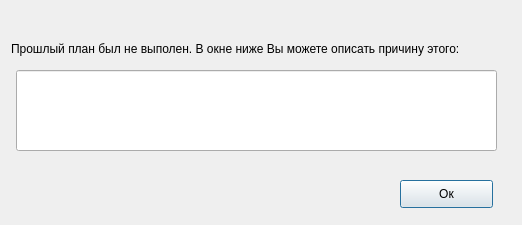
<?xml version="1.0" encoding="UTF-8"?>
<ui version="4.0">
 <class>Dialog</class>
 <widget class="QDialog" name="Dialog">
  <property name="geometry">
   <rect>
    <x>0</x>
    <y>0</y>
    <width>522</width>
    <height>225</height>
   </rect>
  </property>
  <property name="windowTitle">
   <string>Dialog</string>
  </property>
  <widget class="QPushButton" name="pushButton">
   <property name="geometry">
    <rect>
     <x>400</x>
     <y>180</y>
     <width>93</width>
     <height>28</height>
    </rect>
   </property>
   <property name="text">
    <string>Ок</string>
   </property>
  </widget>
  <widget class="QLabel" name="label">
   <property name="geometry">
    <rect>
     <x>11</x>
     <y>41</y>
     <width>500</width>
     <height>16</height>
    </rect>
   </property>
   <property name="minimumSize">
    <size>
     <width>500</width>
     <height>0</height>
    </size>
   </property>
   <property name="maximumSize">
    <size>
     <width>378</width>
     <height>16</height>
    </size>
   </property>
   <property name="text">
    <string>Прошлый план был не выполен. В окне ниже Вы можете описать причину этого:</string>
   </property>
  </widget>
  <widget class="QLineEdit" name="lineEdit">
   <property name="geometry">
    <rect>
     <x>16</x>
     <y>70</y>
     <width>481</width>
     <height>81</height>
    </rect>
   </property>
  </widget>
 </widget>
 <resources/>
 <connections/>
</ui>
